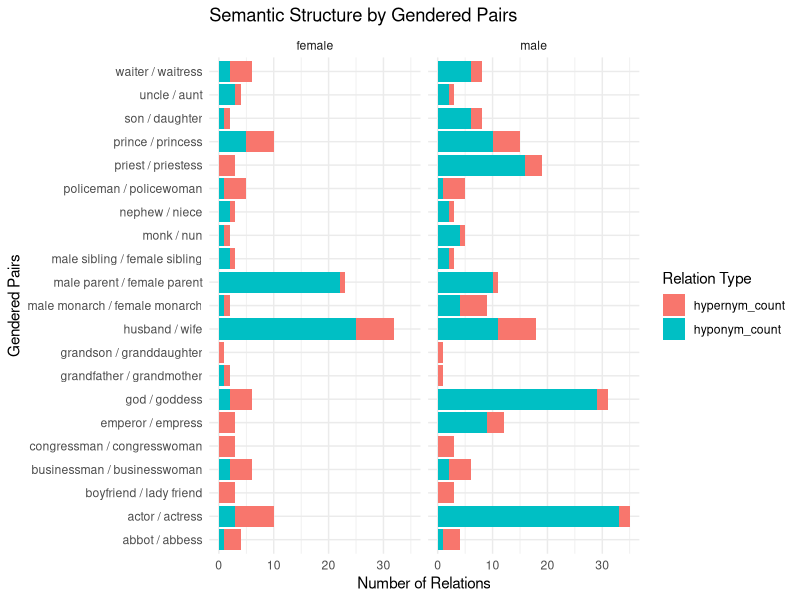
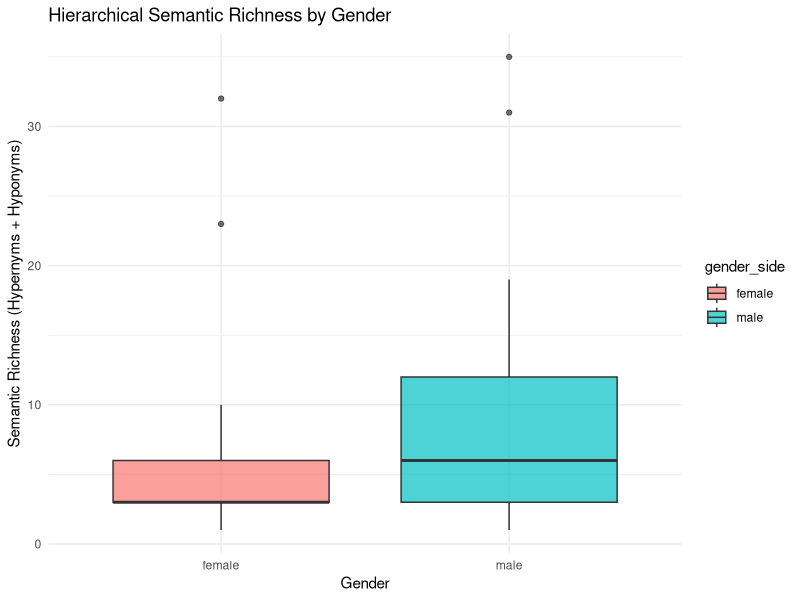
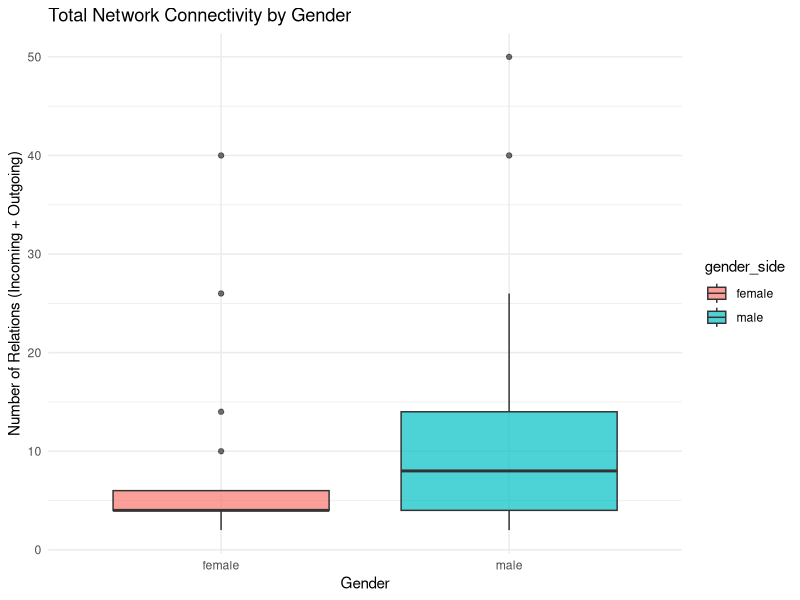
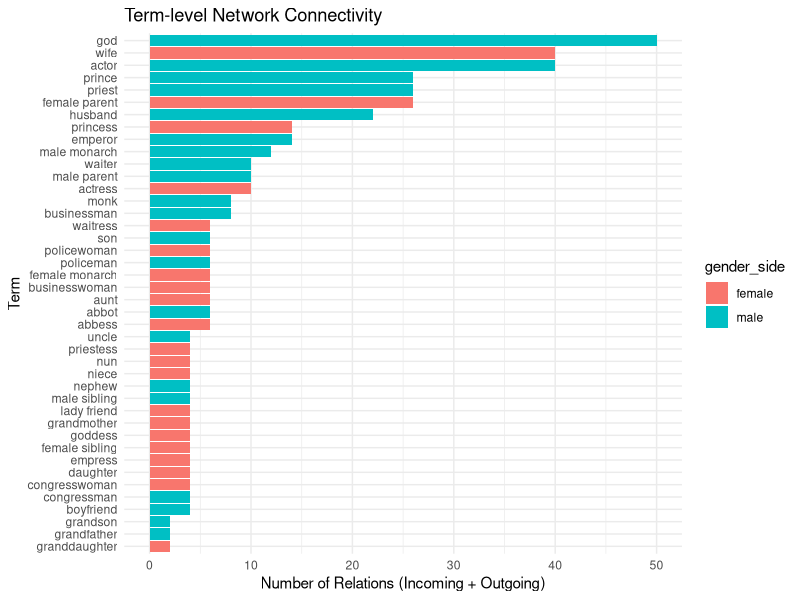

R code for these plots, in order:
## ---- chunk 1
knitr::opts_chunk$set(echo = TRUE)
knitr::opts_chunk$set(message = FALSE)
knitr::opts_chunk$set(warning = FALSE)
knitr::opts_chunk$set(error = FALSE)
## ---- chunk 2
library(tidyverse)
library(kableExtra)

# Import dataset
data <- read.csv("wordnet_gender_pairs_clean_sparql.csv")

# Check
kable(head(data)) %>%
  kable_styling(full_width = FALSE)
#str(data)

# Creation of a column for the total richness
data <- data %>%
  mutate(richness = hypernym_count + hyponym_count)

# creation pair_name 
data <- data %>%
  group_by(pair_male, pair_female) %>%
  mutate(pair_name = paste(pair_male[1], "/", pair_female[1])) %>%
  ungroup()

# long
data_long <- data %>%
  pivot_longer(
    cols = c(hypernym_count, hyponym_count),
    names_to = "relation_type",
    values_to = "count"
  )

kable(head(data_long)) %>%
  kable_styling(full_width = FALSE)
## ---- chunk 3
# Stacked horizontal bar chart
ggplot(data_long, aes(x = count, y = pair_name, fill = relation_type)) +
  geom_bar(stat = "identity") +
  facet_wrap(~ gender_side) +
  labs(
    title = "Semantic Structure by Gendered Pairs",
    x = "Number of Relations",
    y = "Gendered Pairs",
    fill = "Relation Type"
  ) +
  theme_minimal()
## ---- chunk 4
# Boxplot of hierarchical semantic richness
ggplot(data, aes(x = gender_side, y = richness, fill = gender_side)) +
  geom_boxplot(alpha = 0.7) +
  labs(
    title = "Hierarchical Semantic Richness by Gender",
    x = "Gender",
    y = "Semantic Richness (Hypernyms + Hyponyms)"
  ) +
  theme_minimal()
## ---- chunk 5
# Boxplot of total network connectivity
ggplot(data, aes(x = gender_side, y = wn_relation_both_directions, fill = gender_side)) +
  geom_boxplot(alpha = 0.7) +
  labs(
    title = "Total Network Connectivity by Gender",
    x = "Gender",
    y = "Number of Relations (Incoming + Outgoing)"
  ) +
  theme_minimal()
## ---- chunk 6
ggplot(data, aes(
  x = reorder(term, wn_relation_both_directions),
  y = wn_relation_both_directions,
  fill = gender_side
)) +
  geom_col() +
  coord_flip() +
  labs(
    title = "Term-level Network Connectivity",
    x = "Term",
    y = "Number of Relations (Incoming + Outgoing)"
  ) +
  theme_minimal()
